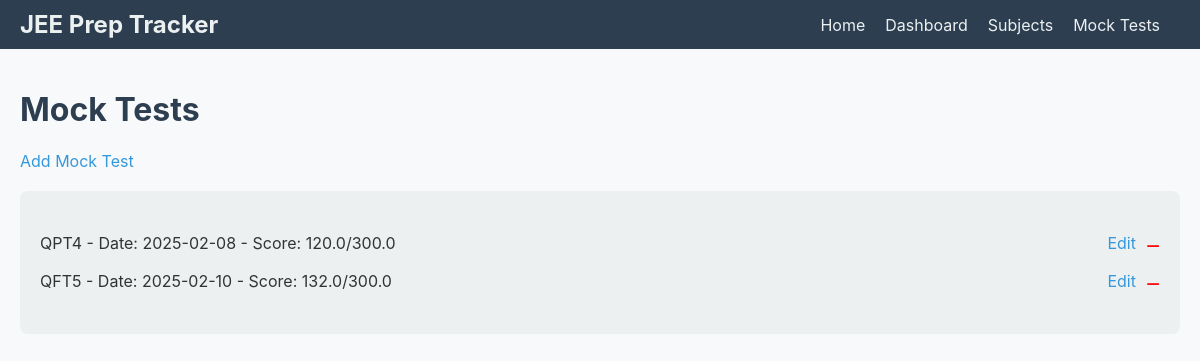
Before: /mock_tests with the older database file.
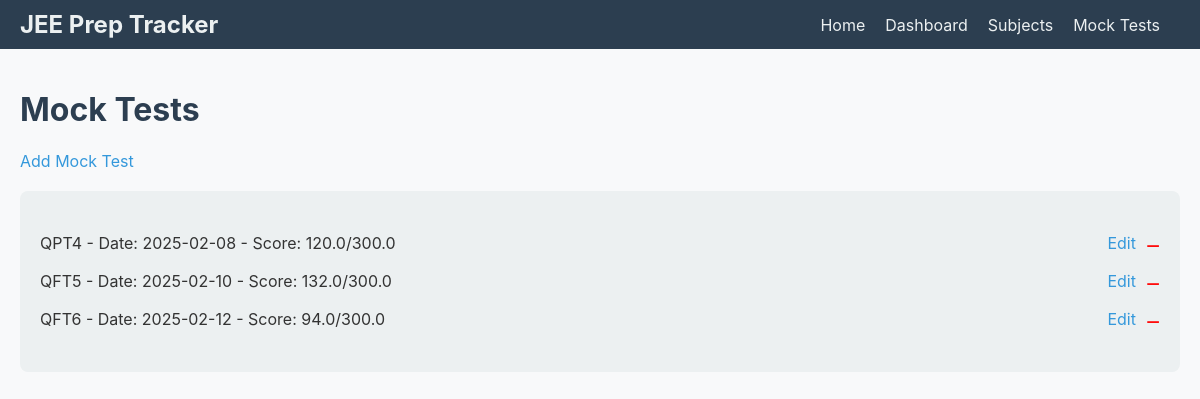
After: the same page with the newer database file.
### app/models.py (models this page shows)
class MockTest(db.Model):
    id = db.Column(db.Integer, primary_key=True)
    name = db.Column(db.String(64), index=True, unique=True)
    date = db.Column(db.Date, nullable=False)
    score = db.Column(db.Float, nullable=False)
    total_marks = db.Column(db.Float, nullable=False)

### app/routes.py (the view)
@app.route('/mock_tests')
def mock_tests():
    tests = MockTest.query.all()
    return render_template('mock_tests.html', tests=tests)

### app/templates/mock_tests.html (shortened to what this page needs)
{% extends "base.html" %}
{% block content %}
  <h1>Mock Tests</h1>
  <a href="{{ url_for('add_mock_test') }}" class="button">Add Mock Test</a>
  <div class="mock-tests">
    <ul>
      {% for test in tests %}
        <li class="mock-test-item">
          <span>{{ test.name }} - Date: {{ test.date }} - Score: {{ test.score }}/{{ test.total_marks }}</span>
          <a href="{{ url_for('edit_mock_test', test_id=test.id) }}" class="button">Edit</a>
          <form method="POST" action="{{ url_for('delete_mock_test', test_id=test.id) }}" class="delete-form">
            <button type="submit" class="delete-button">−</button>
          </form>
        </li>
      {% endfor %}
    </ul>
  </div>
{% endblock %}

### app/templates/base.html (shortened to what this page needs)
<!doctype html>
<html lang="en">
  <head>
    <link rel="stylesheet" href="{{ url_for('static', filename='css/style.css') }}">
  </head>
  <body>
    <div class="navbar">
      <div class="logo">JEE Prep Tracker</div>
      <div class="menu" id="navbar-menu">
        <a href="{{ url_for('index') }}">Home</a>
        <a href="{{ url_for('dashboard') }}">Dashboard</a>
        <a href="{{ url_for('subjects') }}">Subjects</a>
        <a href="{{ url_for('mock_tests') }}">Mock Tests</a>
      </div>
    </div>
    <div class="container">
      {% block content %}{% endblock %}
    </div>
  </body>
</html>

### app/static/css/style.css (style rules this page uses)
body { font-family: 'Inter', sans-serif; background-color: #f8f9fa; color: #333; margin: 0; padding: 0; }
h1, h2 { color: #2c3e50; }
a { color: #3498db; text-decoration: none; }
.container { max-width: 1200px; margin: 0 auto; padding: 20px; }
.navbar { background-color: #2c3e50; padding: 10px 20px; display: flex; justify-content: space-between; align-items: center; }
.navbar .logo { color: #ecf0f1; font-size: 24px; font-weight: bold; }
.navbar .menu { display: flex; align-items: center; }
.navbar .menu a { color: #ecf0f1; margin-right: 20px; }
.subject-coverage, .graph, .additional, .mock-tests { margin: 20px 0; padding: 20px; background-color: #ecf0f1; border-radius: 8px; }
ul { list-style-type: none; padding: 0; }
li { margin: 5px 0; }
.mock-test-item { display: flex; align-items: center; justify-content: space-between; }
.mock-test-item span { flex-grow: 1; }
form { display: inline; }
select, input[type="number"], input[type="text"], input[type="date"], button { width: calc(100% - 22px); padding: 10px; margin-top: 5px; border: 1px solid #ccc; border-radius: 4px; box-sizing: border-box; }
button { background-color: #3498db; color: white; border: none; cursor: pointer; padding: 10px 20px; border-radius: 4px; transition: background-color 0.3s ease; }
.delete-form { display: inline; margin: 0; padding: 0; background-color: #ecf0f1; border-radius: 0; box-shadow: none; }
.delete-button { background-color: transparent; color: red; border: none; font-size: 24px; cursor: pointer; padding: 0; margin-left: 10px; }

Changed rows visible on the page:
added MockTest: name "QFT6", date "2025-02-12", score "94.0", total_marks "300.0"
